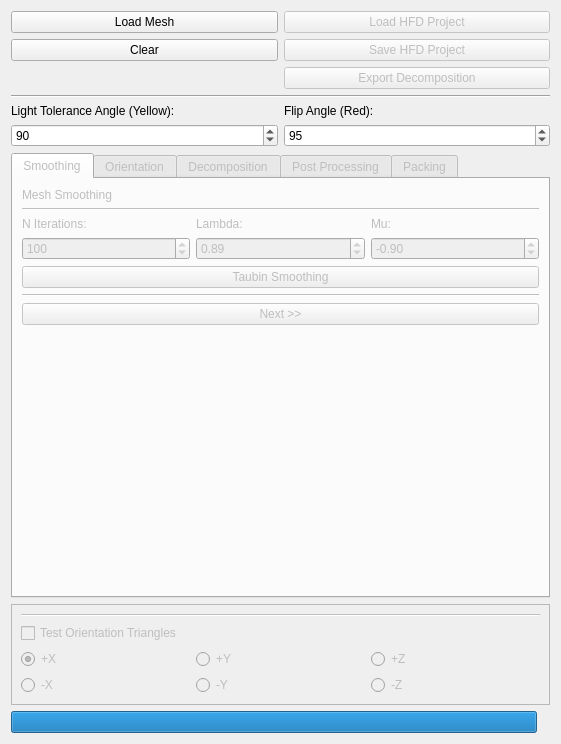
<?xml version="1.0" encoding="UTF-8"?>
<ui version="4.0">
 <class>HFGui</class>
 <widget class="QFrame" name="HFGui">
  <property name="geometry">
   <rect>
    <x>0</x>
    <y>0</y>
    <width>561</width>
    <height>744</height>
   </rect>
  </property>
  <property name="windowTitle">
   <string>Frame</string>
  </property>
  <layout class="QGridLayout" name="gridLayout">
   <item row="4" column="0" colspan="2">
    <widget class="QTabWidget" name="tabWidget">
     <property name="enabled">
      <bool>false</bool>
     </property>
     <property name="currentIndex">
      <number>0</number>
     </property>
     <property name="usesScrollButtons">
      <bool>false</bool>
     </property>
     <widget class="QWidget" name="smoothingTab">
      <attribute name="title">
       <string>Smoothing</string>
      </attribute>
      <layout class="QGridLayout" name="gridLayout_9">
       <item row="3" column="1">
        <widget class="QDoubleSpinBox" name="lambdaSpinBox">
         <property name="locale">
          <locale language="English" country="UnitedStates"/>
         </property>
         <property name="maximum">
          <double>1.000000000000000</double>
         </property>
         <property name="value">
          <double>0.890000000000000</double>
         </property>
        </widget>
       </item>
       <item row="11" column="0">
        <spacer name="verticalSpacer_3">
         <property name="orientation">
          <enum>Qt::Vertical</enum>
         </property>
         <property name="sizeHint" stdset="0">
          <size>
           <width>20</width>
           <height>40</height>
          </size>
         </property>
        </spacer>
       </item>
       <item row="3" column="2">
        <widget class="QDoubleSpinBox" name="muSpinBox">
         <property name="locale">
          <locale language="English" country="UnitedStates"/>
         </property>
         <property name="minimum">
          <double>-1.000000000000000</double>
         </property>
         <property name="maximum">
          <double>0.000000000000000</double>
         </property>
         <property name="value">
          <double>-0.900000000000000</double>
         </property>
        </widget>
       </item>
       <item row="2" column="2">
        <widget class="QLabel" name="label_15">
         <property name="text">
          <string>Mu:</string>
         </property>
        </widget>
       </item>
       <item row="2" column="0">
        <widget class="QLabel" name="label_13">
         <property name="text">
          <string>N Iterations:</string>
         </property>
        </widget>
       </item>
       <item row="9" column="0" colspan="3">
        <widget class="Line" name="line_5">
         <property name="orientation">
          <enum>Qt::Horizontal</enum>
         </property>
        </widget>
       </item>
       <item row="3" column="0">
        <widget class="QSpinBox" name="nIterationsSpinBox">
         <property name="maximum">
          <number>10000</number>
         </property>
         <property name="value">
          <number>100</number>
         </property>
        </widget>
       </item>
       <item row="5" column="0" colspan="3">
        <widget class="QPushButton" name="taubinSmoothingPushButton">
         <property name="text">
          <string>Taubin Smoothing</string>
         </property>
        </widget>
       </item>
       <item row="0" column="0">
        <widget class="QLabel" name="label_12">
         <property name="text">
          <string>Mesh Smoothing</string>
         </property>
        </widget>
       </item>
       <item row="1" column="0" colspan="3">
        <widget class="Line" name="line">
         <property name="orientation">
          <enum>Qt::Horizontal</enum>
         </property>
        </widget>
       </item>
       <item row="10" column="0" colspan="3">
        <widget class="QPushButton" name="smoothingNextPushButton">
         <property name="text">
          <string>Next &gt;&gt;</string>
         </property>
        </widget>
       </item>
       <item row="2" column="1">
        <widget class="QLabel" name="label_14">
         <property name="text">
          <string>Lambda:</string>
         </property>
        </widget>
       </item>
      </layout>
     </widget>
     <widget class="QWidget" name="orientationTab">
      <property name="enabled">
       <bool>false</bool>
      </property>
      <attribute name="title">
       <string>Orientation</string>
      </attribute>
      <layout class="QGridLayout" name="gridLayout_7">
       <item row="6" column="1">
        <widget class="QPushButton" name="manualOrientationDonePushButton">
         <property name="enabled">
          <bool>false</bool>
         </property>
         <property name="text">
          <string>Done!</string>
         </property>
        </widget>
       </item>
       <item row="3" column="0">
        <widget class="QRadioButton" name="automaticOrientationRadioButton">
         <property name="text">
          <string>Automatic</string>
         </property>
         <property name="checked">
          <bool>true</bool>
         </property>
        </widget>
       </item>
       <item row="5" column="0">
        <widget class="QSpinBox" name="nDirsSpinBox">
         <property name="minimum">
          <number>6</number>
         </property>
         <property name="maximum">
          <number>10000000</number>
         </property>
         <property name="value">
          <number>1000</number>
         </property>
        </widget>
       </item>
       <item row="8" column="0">
        <spacer name="verticalSpacer_4">
         <property name="orientation">
          <enum>Qt::Vertical</enum>
         </property>
         <property name="sizeHint" stdset="0">
          <size>
           <width>20</width>
           <height>40</height>
          </size>
         </property>
        </spacer>
       </item>
       <item row="2" column="0" colspan="2">
        <widget class="Line" name="line_4">
         <property name="orientation">
          <enum>Qt::Horizontal</enum>
         </property>
        </widget>
       </item>
       <item row="5" column="1">
        <widget class="QPushButton" name="resetRotationPushButton">
         <property name="enabled">
          <bool>false</bool>
         </property>
         <property name="text">
          <string>Reset Rotation</string>
         </property>
        </widget>
       </item>
       <item row="0" column="0">
        <widget class="QLabel" name="label_4">
         <property name="text">
          <string>Mesh Orientation</string>
         </property>
        </widget>
       </item>
       <item row="3" column="1">
        <widget class="QRadioButton" name="manualOrientationRadioButton">
         <property name="text">
          <string>Manual</string>
         </property>
        </widget>
       </item>
       <item row="4" column="0">
        <widget class="QLabel" name="label_3">
         <property name="text">
          <string>nDirs:</string>
         </property>
        </widget>
       </item>
       <item row="6" column="0">
        <widget class="QPushButton" name="optimalOrientationPushButton">
         <property name="text">
          <string>Optimal Orientation</string>
         </property>
        </widget>
       </item>
       <item row="7" column="0" colspan="2">
        <widget class="QPushButton" name="orientationNextPushButton">
         <property name="text">
          <string>Next &gt;&gt;</string>
         </property>
        </widget>
       </item>
      </layout>
     </widget>
     <widget class="QWidget" name="decompositionTab">
      <property name="enabled">
       <bool>false</bool>
      </property>
      <attribute name="title">
       <string>Decomposition</string>
      </attribute>
      <layout class="QGridLayout" name="gridLayout_10">
       <item row="5" column="1">
        <widget class="QPushButton" name="containedTrisPushButton">
         <property name="text">
          <string>Contained Tris</string>
         </property>
        </widget>
       </item>
       <item row="5" column="2">
        <widget class="QPushButton" name="cutPushButton">
         <property name="text">
          <string>Cut</string>
         </property>
        </widget>
       </item>
       <item row="12" column="0">
        <spacer name="verticalSpacer_5">
         <property name="orientation">
          <enum>Qt::Vertical</enum>
         </property>
         <property name="sizeHint" stdset="0">
          <size>
           <width>20</width>
           <height>40</height>
          </size>
         </property>
        </spacer>
       </item>
       <item row="3" column="0">
        <widget class="QRadioButton" name="pxRadioButton">
         <property name="text">
          <string>+X</string>
         </property>
        </widget>
       </item>
       <item row="1" column="0" colspan="3">
        <widget class="Line" name="line_2">
         <property name="orientation">
          <enum>Qt::Horizontal</enum>
         </property>
        </widget>
       </item>
       <item row="8" column="0" colspan="3">
        <widget class="Line" name="line_9">
         <property name="orientation">
          <enum>Qt::Horizontal</enum>
         </property>
        </widget>
       </item>
       <item row="10" column="0" colspan="3">
        <widget class="QPushButton" name="decompositionNextPushButton">
         <property name="text">
          <string>Next &gt;&gt;</string>
         </property>
        </widget>
       </item>
       <item row="3" column="2">
        <widget class="QRadioButton" name="pzRadioButton">
         <property name="text">
          <string>+Z</string>
         </property>
         <property name="checked">
          <bool>true</bool>
         </property>
        </widget>
       </item>
       <item row="4" column="2">
        <widget class="QRadioButton" name="mzRadioButton">
         <property name="text">
          <string>-Z</string>
         </property>
        </widget>
       </item>
       <item row="4" column="0">
        <widget class="QRadioButton" name="mxRadioButton">
         <property name="text">
          <string>-X</string>
         </property>
        </widget>
       </item>
       <item row="0" column="0">
        <widget class="QLabel" name="label">
         <property name="text">
          <string>Box</string>
         </property>
        </widget>
       </item>
       <item row="6" column="0" colspan="3">
        <widget class="QFrame" name="frame">
         <property name="frameShape">
          <enum>QFrame::NoFrame</enum>
         </property>
         <property name="frameShadow">
          <enum>QFrame::Plain</enum>
         </property>
         <layout class="QGridLayout" name="gridLayout_5">
          <property name="leftMargin">
           <number>0</number>
          </property>
          <property name="topMargin">
           <number>0</number>
          </property>
          <property name="rightMargin">
           <number>0</number>
          </property>
          <property name="bottomMargin">
           <number>0</number>
          </property>
          <property name="spacing">
           <number>0</number>
          </property>
          <item row="1" column="2">
           <widget class="QLabel" name="label_5">
            <property name="text">
             <string>Remaining Volume:</string>
            </property>
           </widget>
          </item>
          <item row="1" column="0">
           <widget class="QLabel" name="label_2">
            <property name="text">
             <string>Remaining Surface:</string>
            </property>
           </widget>
          </item>
          <item row="1" column="1">
           <widget class="QLabel" name="remainingSurfaceLabel">
            <property name="text">
             <string>100%</string>
            </property>
           </widget>
          </item>
          <item row="1" column="3">
           <widget class="QLabel" name="remainingVolumeLabel">
            <property name="text">
             <string>100%</string>
            </property>
           </widget>
          </item>
         </layout>
        </widget>
       </item>
       <item row="2" column="0" colspan="2">
        <widget class="QLabel" name="label_11">
         <property name="text">
          <string>Milling Direction:</string>
         </property>
        </widget>
       </item>
       <item row="5" column="0">
        <widget class="QPushButton" name="colorAllTrisPushButton">
         <property name="text">
          <string>Color All Tris</string>
         </property>
        </widget>
       </item>
       <item row="4" column="1">
        <widget class="QRadioButton" name="myRadioButton">
         <property name="text">
          <string>-Y</string>
         </property>
        </widget>
       </item>
       <item row="3" column="1">
        <widget class="QRadioButton" name="pyRadioButton">
         <property name="text">
          <string>+Y</string>
         </property>
        </widget>
       </item>
       <item row="9" column="0">
        <widget class="QCheckBox" name="xGuideCheckBox">
         <property name="text">
          <string>X Guides</string>
         </property>
        </widget>
       </item>
       <item row="9" column="1">
        <widget class="QCheckBox" name="yGuidesCheckBox">
         <property name="text">
          <string>Y Guides</string>
         </property>
        </widget>
       </item>
       <item row="9" column="2">
        <widget class="QCheckBox" name="zGiudesCheckBox">
         <property name="text">
          <string>Z Guides</string>
         </property>
        </widget>
       </item>
      </layout>
     </widget>
     <widget class="QWidget" name="postProcessingTab">
      <property name="enabled">
       <bool>false</bool>
      </property>
      <attribute name="title">
       <string>Post Processing</string>
      </attribute>
      <layout class="QGridLayout" name="gridLayout_4">
       <item row="0" column="1">
        <widget class="QSpinBox" name="nRestoreIterationsSpinBox">
         <property name="enabled">
          <bool>false</bool>
         </property>
         <property name="maximum">
          <number>100000</number>
         </property>
         <property name="value">
          <number>1000</number>
         </property>
        </widget>
       </item>
       <item row="4" column="0" colspan="2">
        <widget class="QPushButton" name="computeDecompositionPushButton">
         <property name="text">
          <string>Compute Decomposition</string>
         </property>
        </widget>
       </item>
       <item row="5" column="0" colspan="2">
        <widget class="Line" name="line_7">
         <property name="orientation">
          <enum>Qt::Horizontal</enum>
         </property>
        </widget>
       </item>
       <item row="0" column="0">
        <widget class="QLabel" name="nRestoreIterationsLabel">
         <property name="enabled">
          <bool>false</bool>
         </property>
         <property name="text">
          <string>N Restore Iterations:</string>
         </property>
        </widget>
       </item>
       <item row="7" column="0">
        <spacer name="verticalSpacer">
         <property name="orientation">
          <enum>Qt::Vertical</enum>
         </property>
         <property name="sizeHint" stdset="0">
          <size>
           <width>20</width>
           <height>40</height>
          </size>
         </property>
        </spacer>
       </item>
       <item row="3" column="0" colspan="2">
        <widget class="Line" name="line_6">
         <property name="orientation">
          <enum>Qt::Horizontal</enum>
         </property>
        </widget>
       </item>
       <item row="1" column="0" colspan="2">
        <widget class="QPushButton" name="restoreHighFrequenciesPushButton">
         <property name="enabled">
          <bool>false</bool>
         </property>
         <property name="text">
          <string>Restore High Frequencies</string>
         </property>
        </widget>
       </item>
       <item row="6" column="0" colspan="2">
        <widget class="QPushButton" name="nextPostProcessingPushButton">
         <property name="enabled">
          <bool>false</bool>
         </property>
         <property name="text">
          <string>Next &gt;&gt;</string>
         </property>
        </widget>
       </item>
       <item row="2" column="0">
        <widget class="QLabel" name="hausDescrLabel">
         <property name="text">
          <string>Hausdorff Dist between Original and Restored Mesh:</string>
         </property>
        </widget>
       </item>
       <item row="2" column="1">
        <widget class="QLabel" name="hausdorffDistanceLabel">
         <property name="layoutDirection">
          <enum>Qt::LeftToRight</enum>
         </property>
         <property name="text">
          <string>0</string>
         </property>
         <property name="alignment">
          <set>Qt::AlignRight|Qt::AlignTrailing|Qt::AlignVCenter</set>
         </property>
        </widget>
       </item>
      </layout>
      <zorder>computeDecompositionPushButton</zorder>
      <zorder>nRestoreIterationsSpinBox</zorder>
      <zorder>line_7</zorder>
      <zorder>nRestoreIterationsLabel</zorder>
      <zorder>line_6</zorder>
      <zorder>restoreHighFrequenciesPushButton</zorder>
      <zorder>nextPostProcessingPushButton</zorder>
      <zorder>hausDescrLabel</zorder>
      <zorder>hausdorffDistanceLabel</zorder>
     </widget>
     <widget class="QWidget" name="packingTab">
      <property name="enabled">
       <bool>false</bool>
      </property>
      <attribute name="title">
       <string>Packing</string>
      </attribute>
      <layout class="QGridLayout" name="gridLayout_3">
       <item row="0" column="0">
        <spacer name="verticalSpacer_6">
         <property name="orientation">
          <enum>Qt::Vertical</enum>
         </property>
         <property name="sizeHint" stdset="0">
          <size>
           <width>20</width>
           <height>584</height>
          </size>
         </property>
        </spacer>
       </item>
      </layout>
     </widget>
    </widget>
   </item>
   <item row="6" column="0" colspan="2">
    <widget class="QFrame" name="progressFrame">
     <property name="frameShape">
      <enum>QFrame::NoFrame</enum>
     </property>
     <property name="frameShadow">
      <enum>QFrame::Plain</enum>
     </property>
     <layout class="QGridLayout" name="gridLayout_6">
      <property name="leftMargin">
       <number>0</number>
      </property>
      <property name="topMargin">
       <number>0</number>
      </property>
      <property name="rightMargin">
       <number>0</number>
      </property>
      <property name="bottomMargin">
       <number>0</number>
      </property>
      <property name="spacing">
       <number>6</number>
      </property>
      <item row="0" column="0">
       <widget class="QProgressBar" name="progressBar">
        <property name="value">
         <number>100</number>
        </property>
        <property name="textVisible">
         <bool>false</bool>
        </property>
       </widget>
      </item>
      <item row="0" column="1">
       <widget class="QLabel" name="circLabel">
        <property name="text">
         <string/>
        </property>
       </widget>
      </item>
     </layout>
    </widget>
   </item>
   <item row="5" column="0" colspan="2">
    <widget class="QFrame" name="testFrame">
     <property name="enabled">
      <bool>false</bool>
     </property>
     <property name="frameShape">
      <enum>QFrame::StyledPanel</enum>
     </property>
     <property name="frameShadow">
      <enum>QFrame::Raised</enum>
     </property>
     <layout class="QGridLayout" name="gridLayout_2">
      <item row="2" column="2">
       <widget class="QRadioButton" name="pzTestRadioButton">
        <property name="enabled">
         <bool>false</bool>
        </property>
        <property name="text">
         <string>+Z</string>
        </property>
       </widget>
      </item>
      <item row="2" column="0">
       <widget class="QRadioButton" name="pxTestRadioButton">
        <property name="enabled">
         <bool>false</bool>
        </property>
        <property name="text">
         <string>+X</string>
        </property>
        <property name="checked">
         <bool>true</bool>
        </property>
       </widget>
      </item>
      <item row="2" column="1">
       <widget class="QRadioButton" name="pyTestRadioButton">
        <property name="enabled">
         <bool>false</bool>
        </property>
        <property name="text">
         <string>+Y</string>
        </property>
       </widget>
      </item>
      <item row="3" column="0">
       <widget class="QRadioButton" name="mxTestRadioButton">
        <property name="enabled">
         <bool>false</bool>
        </property>
        <property name="text">
         <string>-X</string>
        </property>
       </widget>
      </item>
      <item row="3" column="1">
       <widget class="QRadioButton" name="myTestRadioButton">
        <property name="enabled">
         <bool>false</bool>
        </property>
        <property name="text">
         <string>-Y</string>
        </property>
       </widget>
      </item>
      <item row="3" column="2">
       <widget class="QRadioButton" name="mzTestRadioButton">
        <property name="enabled">
         <bool>false</bool>
        </property>
        <property name="text">
         <string>-Z</string>
        </property>
       </widget>
      </item>
      <item row="0" column="0" colspan="3">
       <widget class="Line" name="line_3">
        <property name="orientation">
         <enum>Qt::Horizontal</enum>
        </property>
       </widget>
      </item>
      <item row="1" column="0" colspan="3">
       <widget class="QCheckBox" name="testOrTrianglesCheckBox">
        <property name="text">
         <string>Test Orientation Triangles</string>
        </property>
       </widget>
      </item>
     </layout>
    </widget>
   </item>
   <item row="0" column="0" colspan="2">
    <widget class="QFrame" name="mainFrame">
     <property name="frameShape">
      <enum>QFrame::NoFrame</enum>
     </property>
     <property name="frameShadow">
      <enum>QFrame::Plain</enum>
     </property>
     <layout class="QGridLayout" name="gridLayout_8">
      <property name="leftMargin">
       <number>0</number>
      </property>
      <property name="topMargin">
       <number>0</number>
      </property>
      <property name="rightMargin">
       <number>0</number>
      </property>
      <property name="bottomMargin">
       <number>0</number>
      </property>
      <property name="horizontalSpacing">
       <number>6</number>
      </property>
      <item row="0" column="0">
       <widget class="QPushButton" name="loadMeshPushButton">
        <property name="text">
         <string>Load Mesh</string>
        </property>
       </widget>
      </item>
      <item row="0" column="1">
       <widget class="QPushButton" name="loadHFDPushButton">
        <property name="enabled">
         <bool>false</bool>
        </property>
        <property name="text">
         <string>Load HFD Project</string>
        </property>
       </widget>
      </item>
      <item row="1" column="1">
       <widget class="QPushButton" name="saveHFDPushButton">
        <property name="enabled">
         <bool>false</bool>
        </property>
        <property name="text">
         <string>Save HFD Project</string>
        </property>
       </widget>
      </item>
      <item row="2" column="1">
       <widget class="QPushButton" name="exportDecompositionPushButton">
        <property name="enabled">
         <bool>false</bool>
        </property>
        <property name="text">
         <string>Export Decomposition</string>
        </property>
       </widget>
      </item>
      <item row="5" column="0">
       <widget class="QSpinBox" name="lightToleranceSpinBox">
        <property name="minimum">
         <number>45</number>
        </property>
        <property name="maximum">
         <number>145</number>
        </property>
        <property name="singleStep">
         <number>10</number>
        </property>
        <property name="value">
         <number>90</number>
        </property>
       </widget>
      </item>
      <item row="3" column="0" colspan="2">
       <widget class="Line" name="line_8">
        <property name="orientation">
         <enum>Qt::Horizontal</enum>
        </property>
       </widget>
      </item>
      <item row="1" column="0">
       <widget class="QPushButton" name="clearPushButton">
        <property name="text">
         <string>Clear</string>
        </property>
       </widget>
      </item>
      <item row="4" column="0">
       <widget class="QLabel" name="label_7">
        <property name="text">
         <string>Light Tolerance Angle (Yellow):</string>
        </property>
       </widget>
      </item>
      <item row="4" column="1">
       <widget class="QLabel" name="label_6">
        <property name="text">
         <string>Flip Angle (Red):</string>
        </property>
       </widget>
      </item>
      <item row="5" column="1">
       <widget class="QSpinBox" name="flipAngleSpinBox">
        <property name="minimum">
         <number>60</number>
        </property>
        <property name="maximum">
         <number>150</number>
        </property>
        <property name="singleStep">
         <number>10</number>
        </property>
        <property name="value">
         <number>95</number>
        </property>
       </widget>
      </item>
     </layout>
    </widget>
   </item>
  </layout>
 </widget>
 <resources/>
 <connections/>
</ui>
